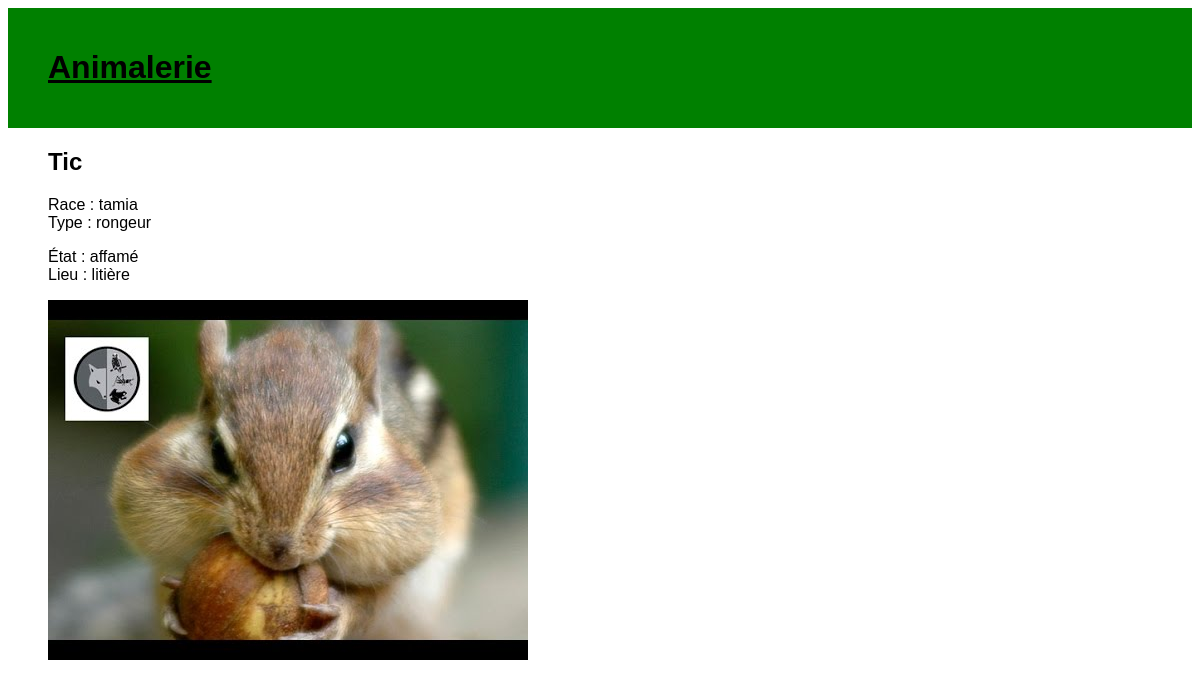
The app's page /animal/Tic/ with its own data.
### animalerie/models.py (models this page shows, shortened)
class Animal(models.Model):
    id_animal = models.CharField(max_length=100, primary_key=True)
    etat = models.CharField(max_length=20)
    type = models.CharField(max_length=20)
    race = models.CharField(max_length=20)
    photo = models.CharField(max_length=200)
    lieu = models.ForeignKey(Equipement, on_delete=models.CASCADE)

class Equipement(models.Model):
    id_equip = models.CharField(max_length=100, primary_key=True)
    disponibilite = models.CharField(max_length=20)
    photo = models.CharField(max_length=200)
    def __str__(self):
        return self.id_equip

### animalerie/views.py (the view)
# urls.py: path('animal/<str:id_animal>/', views.animal_detail, name='animal_detail'),
def animal_detail(request, id_animal):
    animal = get_object_or_404(Animal, id_animal=id_animal)
    return render(request, "animalerie/animal_detail.html", {"animal": animal})

### animalerie/templates/animalerie/animal_detail.html (shortened to what this page needs)
{% extends 'animalerie/base.html' %}
{% block content %}
    <div class="animal">
        <h2 class="nom_animal"> {{ animal.id_animal }} </h2>
        <p class="detail"> Race : {{ animal.race }} <br /> Type : {{ animal.type }}  </p>
        <p> État : {{ animal.etat }} <br /> Lieu : {{ animal.lieu }} </p>
        {% if animal.photo %}
            <img src="../../static/images/{{animal.photo}}" class="image_animal">
        {% endif %}
    </div>
{% endblock %}

### animalerie/static/css/animalerie.css (style rules this page uses)
* { font-family: ArchivoNarrow, sans-serif; }

### records on screen
Animal: id_animal "Tic", race "tamia", type "rongeur", etat "affamé", lieu "litière", photo (picture)
